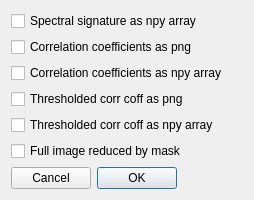
<?xml version="1.0" encoding="UTF-8"?>
<ui version="4.0">
 <class>TargetDetectionDialogBase</class>
 <widget class="QDialog" name="TargetDetectionDialogBase">
  <property name="enabled">
   <bool>true</bool>
  </property>
  <property name="geometry">
   <rect>
    <x>0</x>
    <y>0</y>
    <width>254</width>
    <height>198</height>
   </rect>
  </property>
  <property name="font">
   <font>
    <family>.AppleSystemUIFont</family>
   </font>
  </property>
  <property name="windowTitle">
   <string>Target Detection</string>
  </property>
  <layout class="QGridLayout" name="gridLayout">
   <item row="0" column="0">
    <widget class="QCheckBox" name="cb_spec_sig_as_npy">
     <property name="text">
      <string>Spectral signature as npy array</string>
     </property>
    </widget>
   </item>
   <item row="1" column="0">
    <widget class="QCheckBox" name="cb_corr_as_png">
     <property name="text">
      <string>Correlation coefficients as png</string>
     </property>
    </widget>
   </item>
   <item row="2" column="0">
    <widget class="QCheckBox" name="cb_corr_as_npy">
     <property name="text">
      <string>Correlation coefficients as npy array</string>
     </property>
    </widget>
   </item>
   <item row="3" column="0">
    <widget class="QCheckBox" name="cb_thresholded_as_png">
     <property name="text">
      <string>Thresholded corr coff as png</string>
     </property>
    </widget>
   </item>
   <item row="4" column="0">
    <widget class="QCheckBox" name="cb_thresholded_as_npy">
     <property name="text">
      <string>Thresholded corr coff as npy array</string>
     </property>
    </widget>
   </item>
   <item row="5" column="0">
    <widget class="QCheckBox" name="cb_reduced_by_mask">
     <property name="text">
      <string>Full image reduced by mask</string>
     </property>
    </widget>
   </item>
   <item row="6" column="0">
    <widget class="QDialogButtonBox" name="buttonBox">
     <property name="layoutDirection">
      <enum>Qt::RightToLeft</enum>
     </property>
     <property name="standardButtons">
      <set>QDialogButtonBox::Cancel|QDialogButtonBox::Ok</set>
     </property>
    </widget>
   </item>
  </layout>
 </widget>
 <resources/>
 <connections>
  <connection>
   <sender>buttonBox</sender>
   <signal>accepted()</signal>
   <receiver>TargetDetectionDialogBase</receiver>
   <slot>accept()</slot>
   <hints>
    <hint type="sourcelabel">
     <x>126</x>
     <y>175</y>
    </hint>
    <hint type="destinationlabel">
     <x>126</x>
     <y>98</y>
    </hint>
   </hints>
  </connection>
 </connections>
 <slots>
  <signal>thresholdSlider()</signal>
  <slot>openFileButton_clicked()</slot>
  <slot>set_threshold()</slot>
 </slots>
</ui>
